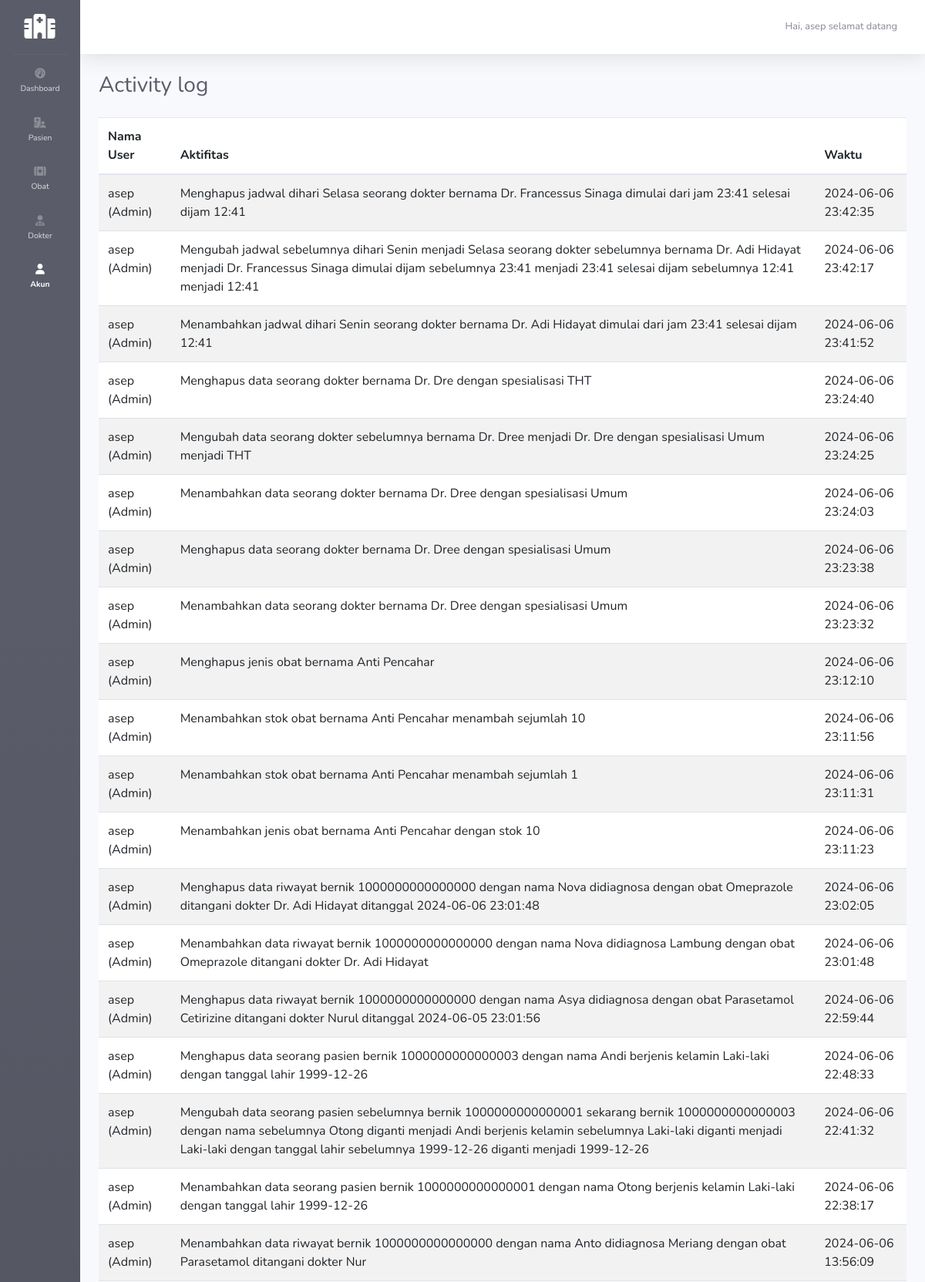
/activity.php (signed in, upper part), run on the app's committed database.
### tables this page shows
CREATE TABLE `activity_log` (
  `id_activity` int(11) NOT NULL,
  `nama` varchar(100) NOT NULL,
  `aktifitas` varchar(60000) NOT NULL,
  `akses` varchar(100) NOT NULL,
  `waktu` varchar(100) NOT NULL
);

### activity.php (the view, shortened to what this page needs)
<!DOCTYPE html>
<html lang="en">
<head>
    <link href="vendor/fontawesome-free/css/all.min.css" rel="stylesheet" type="text/css">
    <link href="https://cdn.datatables.net/2.0.8/css/dataTables.bootstrap5.css" rel="stylesheet">
    <link rel="stylesheet" href="https://cdnjs.cloudflare.com/ajax/libs/twitter-bootstrap/5.3.0/css/bootstrap.min.css">
    <link href="style/sb-admin-2.min.css" rel="stylesheet">
</head>
<body id="page-top" class="sidebar-toggled">
    <?php
    include_once 'navbar.php';
    ?>
                <div class="container-fluid">
                    <div class="d-sm-flex align-items-center justify-content-between mb-4">
                        <h1 class="h3 mb-0 text-gray-800">Activity log</h1>
                    </div>
                    <table id="tabel" class="table table-striped" style="width:100%">
        <thead>
            <tr>
            <th>Nama User</th>
            <th>Aktifitas</th>
            <th>Waktu</th>
            </tr>
        </thead>
        <tbody>
            <?php
                    $sql = "SELECT * FROM `activity_log` ORDER BY `id_activity` DESC";
                    $query = mysqli_query($conn,$sql);
                while($rewind = mysqli_fetch_assoc($query)){
                    echo "<tr>";
                    echo "<td>".$rewind['nama']."(".$rewind['akses'].")</td>";
                    echo "<td>".$rewind['aktifitas']."</td>";
                    echo "<td>".$rewind['waktu']."</td>";
                    echo "</tr>";?>
                <?php
                    }
                ?>
        </tbody>
    </table>
<?php
    include_once 'footer.php';
?>

### data on the page
activity_log: nama "asep", akses "Admin", aktifitas "Menghapus jadwal dihari Selasa seorang dokter bernama Dr. Francessus Sinaga dimulai dari jam 23:41 selesai dijam 12:41", waktu "2024-06-06 23:42:35"
activity_log: nama "asep", akses "Admin", aktifitas "Mengubah jadwal sebelumnya dihari Senin menjadi Selasa seorang dokter sebelumnya bernama Dr. Adi Hidayat menjadi Dr. Francessus Sinaga dimulai dijam sebelumnya 23:41 menjadi 23:41 selesai dijam sebelumnya 12:41 menjadi 12:41", waktu "2024-06-06 23:42:17"
activity_log: nama "asep", akses "Admin", aktifitas "Menambahkan jadwal dihari Senin seorang dokter bernama Dr. Adi Hidayat dimulai dari jam 23:41 selesai dijam 12:41", waktu "2024-06-06 23:41:52"
activity_log: nama "asep", akses "Admin", aktifitas "Menghapus data seorang dokter bernama Dr. Dre dengan spesialisasi THT", waktu "2024-06-06 23:24:40"
activity_log: nama "asep", akses "Admin", aktifitas "Mengubah data seorang dokter sebelumnya bernama Dr. Dree menjadi Dr. Dre dengan spesialisasi Umum menjadi THT", waktu "2024-06-06 23:24:25"
activity_log: nama "asep", akses "Admin", aktifitas "Menambahkan data seorang dokter bernama Dr. Dree dengan spesialisasi Umum", waktu "2024-06-06 23:24:03"
activity_log: nama "asep", akses "Admin", aktifitas "Menghapus data seorang dokter bernama Dr. Dree dengan spesialisasi Umum", waktu "2024-06-06 23:23:38"
activity_log: nama "asep", akses "Admin", aktifitas "Menambahkan data seorang dokter bernama Dr. Dree dengan spesialisasi Umum", waktu "2024-06-06 23:23:32"
activity_log: nama "asep", akses "Admin", aktifitas "Menghapus jenis obat bernama Anti Pencahar", waktu "2024-06-06 23:12:10"
activity_log: nama "asep", akses "Admin", aktifitas "Menambahkan stok obat bernama Anti Pencahar menambah sejumlah 10", waktu "2024-06-06 23:11:56"
activity_log: nama "asep", akses "Admin", aktifitas "Menambahkan stok obat bernama Anti Pencahar menambah sejumlah 1", waktu "2024-06-06 23:11:31"
activity_log: nama "asep", akses "Admin", aktifitas "Menambahkan jenis obat bernama Anti Pencahar dengan stok 10", waktu "2024-06-06 23:11:23"
activity_log: nama "asep", akses "Admin", aktifitas "Menghapus data riwayat bernik 1000000000000000 dengan nama Nova didiagnosa dengan obat Omeprazole ditangani dokter Dr. Adi Hidayat ditanggal 2024-06-06 23:01:48", waktu "2024-06-06 23:02:05"
activity_log: nama "asep", akses "Admin", aktifitas "Menambahkan data riwayat bernik 1000000000000000 dengan nama Nova didiagnosa Lambung dengan obat Omeprazole ditangani dokter Dr. Adi Hidayat", waktu "2024-06-06 23:01:48"
activity_log: nama "asep", akses "Admin", aktifitas "Menghapus data riwayat bernik 1000000000000000 dengan nama Asya didiagnosa dengan obat Parasetamol Cetirizine ditangani dokter Nurul ditanggal 2024-06-05 23:01:56", waktu "2024-06-06 22:59:44"
activity_log: nama "asep", akses "Admin", aktifitas "Menghapus data seorang pasien bernik 1000000000000003 dengan nama Andi berjenis kelamin Laki-laki dengan tanggal lahir 1999-12-26", waktu "2024-06-06 22:48:33"
activity_log: nama "asep", akses "Admin", aktifitas "Mengubah data seorang pasien sebelumnya bernik 1000000000000001 sekarang bernik 1000000000000003 dengan nama sebelumnya Otong diganti menjadi Andi berjenis kelamin sebelumnya Laki-laki diganti menjadi Laki-laki dengan tanggal lahir sebelumnya 1999-12-26 diganti menjadi 1999-12-26", waktu "2024-06-06 22:41:32"
activity_log: nama "asep", akses "Admin", aktifitas "Menambahkan data seorang pasien bernik 1000000000000001 dengan nama Otong berjenis kelamin Laki-laki dengan tanggal lahir 1999-12-26", waktu "2024-06-06 22:38:17"
activity_log: nama "asep", akses "Admin", aktifitas "Menambahkan data riwayat bernik 1000000000000000 dengan nama Anto didiagnosa Meriang dengan obat Parasetamol ditangani dokter Nur", waktu "2024-06-06 13:56:09"

### other printed values
$_SESSION["nama"] "asep"
